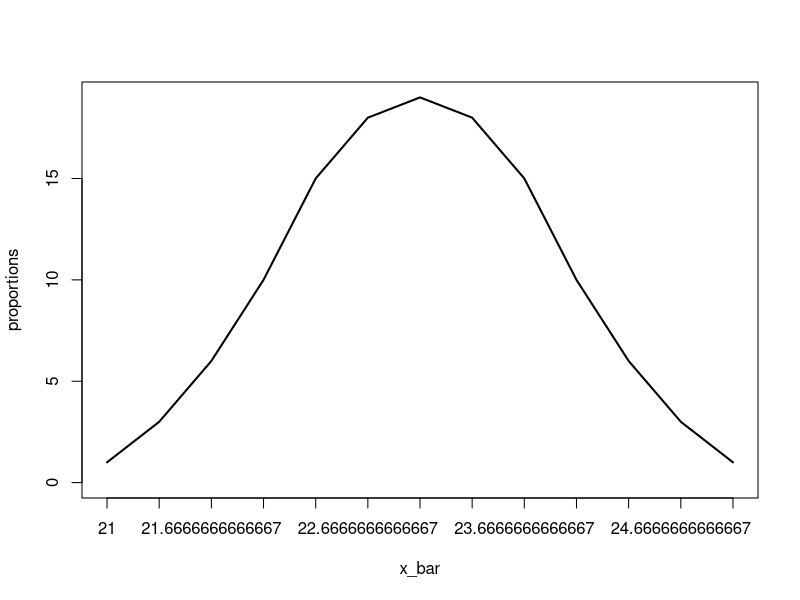

R code for this plot:
## ---- chunk 1
data = c(21, 22, 23, 24, 25)
mu = mean(data)
mu
## ---- chunk 2
var = sum((data - mu) ^ 2) / length(data)
var
## ---- chunk 3
tbl = expand.grid(c(21:25), c(21:25), c(21:25))
tbl
## ---- chunk 4
x_bar = rowMeans(tbl)
tbl = cbind(tbl, x_bar)
tbl
## ---- chunk 5
proportions = table(x_bar)
proportions
## ---- chunk 6
plot(proportions, type="l")
## ---- chunk 7
mean(x_bar)
## ---- chunk 8
var(x_bar)
## ---- chunk 9
s_2 = ((tbl[1] - tbl[4]) ^ 2 + (tbl[2] - tbl[4]) ^ 2 + (tbl[3] - tbl[4]) ^ 2) / 2
var_2 = ((tbl[1] - tbl[4]) ^ 2 + (tbl[2] - tbl[4]) ^ 2 + (tbl[3] - tbl[4]) ^ 2) / 3
sprintf("Bias[s^2]: %s, Bias[var^2]: %s", sum(s_2) / 125 - 2, sum(var_2) / 125 - 2)
## ---- chunk 10
mse = sum((var_2 - 2) ^ 2) / 125
var = var(var_2)
bias_squared = (sum(var_2) / 125 - 2) ^ 2
mse - var - bias_squared
## ---- chunk 11
me = qnorm(0.975) * sqrt(2 / 3)
lower = tbl[4] - me
upper = tbl[4] + me
sum(lower <= 23 & upper >= 23) / 125
## ---- chunk 12
data = c(23, 24, 25)
test_statistic = (mean(data) - 23) / sqrt(2 /3)
p = 2 * (1 - pnorm(test_statistic))
p
## ---- chunk 13
2 * sum(x_bar >= mean(data)) / 125
## ---- chunk 14
quantile(x_bar)
